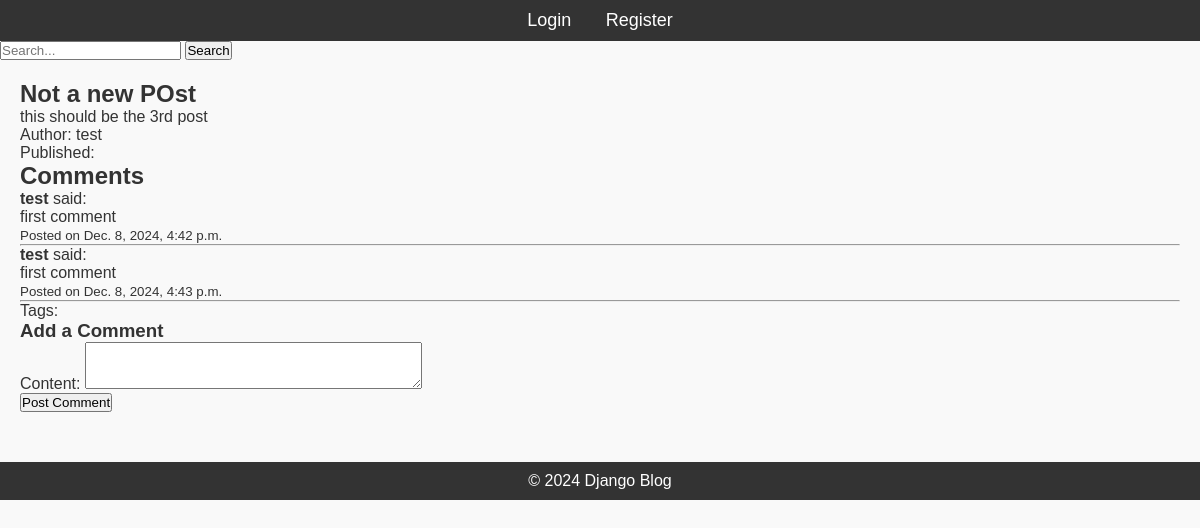
The app's page /post/4/ with its own data.
### blog/models.py (models this page shows, shortened)
class Post(models.Model):
    title = models.CharField(max_length=200)
    content = models.TextField()
    published_date = models.DateTimeField(auto_now_add=True)
    author = models.ForeignKey(User, on_delete=models.CASCADE)
    tag = TaggableManager()

class Comment(models.Model):
    post = models.ForeignKey(Post, on_delete=models.CASCADE, related_name='comments')
    author = models.ForeignKey(User, on_delete=models.CASCADE)
    content = models.TextField()
    created_at = models.DateTimeField(auto_now_add=True)
    updated_at = models.DateTimeField(auto_now=True)

### blog/views.py (the view, shortened to what this page needs)
# urls.py: path('post/<int:pk>/', PostDetailView.as_view(), name='post-detail'),
class PostDetailView(View):
    def get(self, request, pk):
        post = get_object_or_404(Post, pk=pk)
        comments = post.comments.all()
        form = CommentForm()
        return render(request, 'blog/post_details.html', {'post': post, 'comments': comments, 'form': form})

### blog/forms.py
class CommentForm(forms.ModelForm):
    class Meta:
        model = Comment
        fields = ['content']
        widgets = {
            'content': forms.Textarea(attrs={'class': 'form-control', 'rows': 3}),
        }

### blog/templates/blog/post_details.html (shortened to what this page needs)
{% extends 'blog/base.html' %} {% block content %}
<h2>{{ post.title }}</h2>
<p>{{ post.content }}</p>
<p>Author: {{ post.author }}</p>
<p>Published: {{ post.created_at }}</p>
<h2>Comments</h2>
<div>
    {% for comment in comments %}
    <div>
        <p><strong>{{ comment.author }}</strong> said:</p>
        <p>{{ comment.content }}</p>
        <small>Posted on {{ comment.created_at }}</small>
    </div>
    <hr> {% endfor %}
</div>
<p>Tags:
</p>
<h3>Add a Comment</h3>
<form method="POST">
    {% csrf_token %} {{ form.as_p }}
    <button type="submit" class="btn btn-primary">Post Comment</button>
</form>
{% endblock %}

### static/css/styles.css (style rules this page uses)
* { margin: 0; padding: 0; box-sizing: border-box; }
body { font-family: Arial, sans-serif; background-color: #f9f9f9; color: #333; }

### records on screen
Post: title "Not a new POst", content "this should be the 3rd post", author "test"
Comment: author "test", content "first comment", created_at "Dec. 8, 2024, 4:42 p.m."
Comment: author "test", content "first comment", created_at "Dec. 8, 2024, 4:43 p.m."
